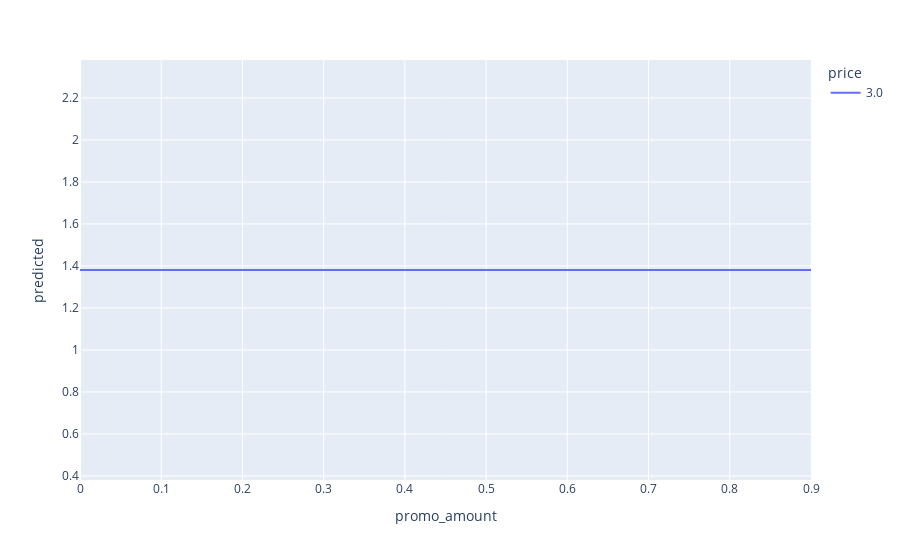

Write notebook code for a chart like this one.
### Code cell
px.line(data_frame = df_CATE_predictions, x = 'promo_amount', y = 'predicted', color = 'price')#, facet_row = 'price')

### Figure 1 — Plotly figure (JSON) as saved in the notebook; plotly's stock layout.template omitted (floating-point values rounded to 4 significant figures)
{"data": [{"hovertemplate": "price=3.0<br>promo_amount=%{x}<br>predicted=%{y}<extra></extra>", "legendgroup": "3.0", "line": {"color": "#636efa", "dash": "solid"}, "marker": {"symbol": "circle"}, "mode": "lines", "name": "3.0", "orientation": "v", "showlegend": true, "type": "scatter", "x": [0, 0, 0, 0, 0, 0, 0, 0, 0, 0, 0, 0, 0, 0, 0, 0, 0, 0, 0, 0, 0, 0, 0, 0, 0, 0, 0, 0, 0, 0, 0, 0, 0, 0.6, 0.6, 0.6, 0.6, 0.6, 0.6, 0.6, 0.6, 0.6, 0.6, 0.6, 0.6, 0.6, 0.6, 0.6, 0.6, 0.6, 0.6, 0.6, 0.6, 0.6, 0.6, 0.6, 0.6, 0.6, 0.6, 0.6, 0.6, 0.6, 0.6, 0.6, 0.6, 0.6, 0.9, 0.9, 0.9, 0.9, 0.9, 0.9, 0.9, 0.9, 0.9, 0.9, 0.9, 0.9, 0.9, 0.9, 0.9, 0.9, 0.9, 0.9, 0.9, 0.9, 0.9, 0.9, 0.9, 0.9, 0.9, 0.9, 0.9, 0.9, 0.9, 0.9, 0.9, 0.9, 0.9], "xaxis": "x", "y": [1.38, 1.38, 1.38, 1.38, 1.38, 1.38, 1.38, 1.38, 1.38, 1.38, 1.38, 1.38, 1.38, 1.38, 1.38, 1.38, 1.38, 1.38, 1.38, 1.38, 1.38, 1.38, 1.38, 1.38, 1.38, 1.38, 1.38, 1.38, 1.38, 1.38, 1.38, 1.38, 1.38, 1.38, 1.38, 1.38, 1.38, 1.38, 1.38, 1.38, 1.38, 1.38, 1.38, 1.38, 1.38, 1.38, 1.38, 1.38, 1.38, 1.38, 1.38, 1.38, 1.38, 1.38, 1.38, 1.38, 1.38, 1.38, 1.38, 1.38, 1.38, 1.38, 1.38, 1.38, 1.38, 1.38, 1.38, 1.38, 1.38, 1.38, 1.38, 1.38, 1.38, 1.38, 1.38, 1.38, 1.38, 1.38, 1.38, 1.38, 1.38, 1.38, 1.38, 1.38, 1.38, 1.38, 1.38, 1.38, 1.38, 1.38, 1.38, 1.38, 1.38, 1.38, 1.38, 1.38, 1.38, 1.38, 1.38], "yaxis": "y"}], "layout": {"legend": {"title": {"text": "price"}, "tracegroupgap": 0}, "margin": {"t": 60}, "xaxis": {"anchor": "y", "domain": [0, 1], "title": {"text": "promo_amount"}}, "yaxis": {"anchor": "x", "domain": [0, 1], "title": {"text": "predicted"}}}}
